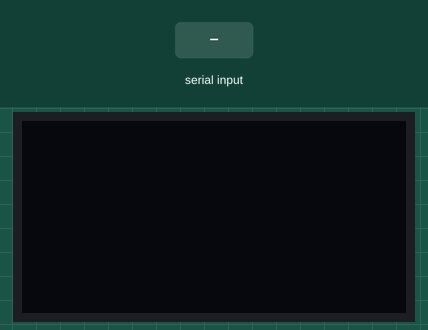
The sketch below on a simulated ESP32. On the bench: 128×64 one-colour display. Inputs (shaded band) come from the test bench. The OLED is the two-colour kind (top 16 rows yellow); the display library's start-up logo is not drawn; what the sketch prints to the serial monitor is not drawn.

Above: at 3.2 s.
3.3 s: "1" received over Serial
At 5.1 s:
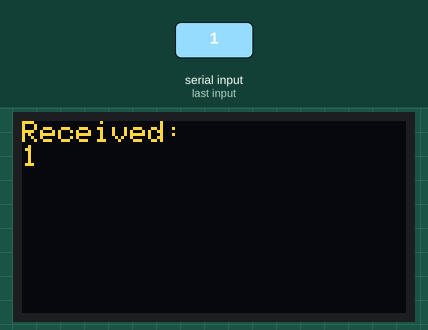
5.8 s: "0" received over Serial
At 8.0 s:
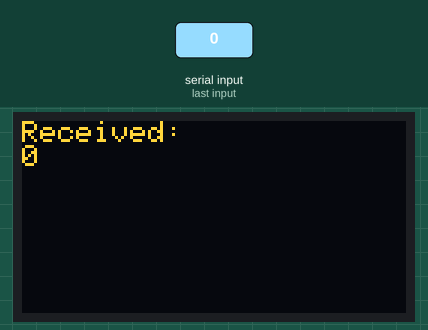
8.3 s: "2" received over Serial
Timing chart, 0 to 11.3 s (numbered marks = the images above; inputs shaded):
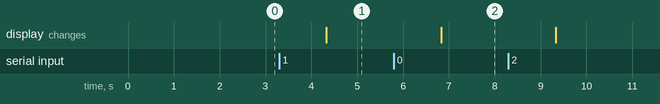

The sketch:

wed.ino
```cpp
#include <Wire.h>
#include <Adafruit_GFX.h>
#include <Adafruit_SSD1306.h>

#define SCREEN_WIDTH 128
#define SCREEN_HEIGHT 64
#define OLED_RESET -1
#define SCREEN_ADDRESS 0x3C

Adafruit_SSD1306 display(SCREEN_WIDTH, SCREEN_HEIGHT, &Wire, OLED_RESET);

void setup() {
  Serial.begin(115200); // Mở cổng serial với tốc độ 115200 bps

  // Khởi tạo giao diện I2C và màn hình OLED
  Wire.begin(14, 12);
  if (!display.begin(SSD1306_SWITCHCAPVCC, SCREEN_ADDRESS)) {
    Serial.println(F("SSD1306 allocation failed"));
    for (;;); // Dừng chương trình nếu khởi tạo màn hình OLED thất bại
  }

  display.display();
  delay(2000);
  display.clearDisplay();
}

void loop() {
  // Kiểm tra xem có dữ liệu nào được gửi đến cổng serial hay không
  if (Serial.available() > 0) {
    // Đọc toàn bộ dữ liệu từ cổng serial
    String received = Serial.readString();
    Serial.println("Received: " + received);

    display.clearDisplay();


    display.setTextSize(1);
    display.setTextColor(SSD1306_WHITE);
    display.setCursor(0, 0);

    // In thông điệp nhận được lên màn hình OLED
    display.println("Received:");
    display.println(received);
    display.display();
  }
}
```

Measured:
- after the input at 3.3 s, the display: changes after 1.0 s (image 1)
- after the input at 5.8 s, the display: changes after 1.0 s (image 2)
